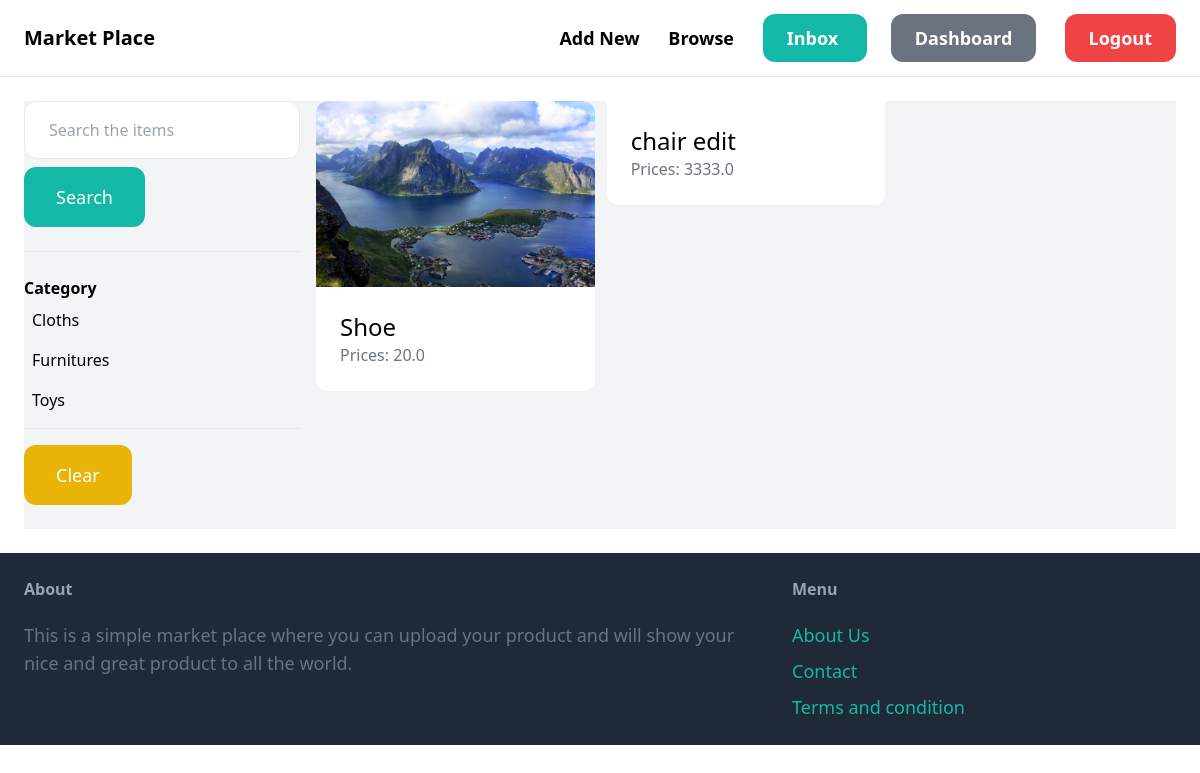
Screenshot of /item/items/ (signed in) with the database file from the repository.
### item/models.py (models this page shows, shortened)
class Category(models.Model):
    name=models.CharField(max_length=200)
    class Meta:
        ordering=('name', )
        verbose_name_plural='Categories'

class Item(models.Model):
    category=models.ForeignKey(Category, related_name='items', on_delete=models.CASCADE)
    name =models.CharField(max_length=200)
    description=models.TextField(max_length=255)
    price=models.FloatField()
    image=models.ImageField(upload_to='items_image', blank=True, null=True)
    is_sold=models.BooleanField(default=False)
    created_by= models.ForeignKey(User, related_name='items', on_delete=models.CASCADE)
    created_at=models.DateTimeField(auto_now_add=True)

### item/views.py (the view)
# urls.py: path("items/", views.items, name='items')
@login_required
def items(request):
    query= request.GET.get('query', '')
    category_id=request.GET.get('category', 0)
    categories=Category.objects.all()
    items=Item.objects.filter(is_sold=False)
    if category_id:
        items=items.filter(category_id=category_id)
    if query:
        items=items.filter (Q(name__icontains=query))
    return render (request, 'item/items.html', {
        'items':items,
        'query':query,
        'categories':categories,
        'category_id':int(category_id)
    })

### item/templates/item/items.html (shortened to what this page needs)
{% extends 'core/base.html' %}
{% block content %}
<div class="pb-6 grid grid-cols-4 gap-4 bg-gray-100">
    <div class="col-span-1">
        <form   action="{% url 'item:items' %}" >
            <input name="query" type="text" class="w-full py-4 px-6 border rounded-xl" value="{{query}}" placeholder="Search the items">
            <button class="mt-2 py-4 px-8 text-lg bg-teal-500 text-white rounded-xl">Search</button>
        </form>
        <hr class="my-6">
        <p class="font-semibold">Category</p>
        <ul>
            {% for category in categories %}
            <li class="py-2 px-2 rounded-xl {% if category.id == category_id %} bg-gray-200 {% endif %}">
                <a href="{% url 'item:items' %}?query={{query}}&category={{category.id}}">{{category.name}}</a>
            </li>
            {% endfor %}
        </ul>
        <hr class="my-2">
        <ul>
            <li><a href="{% url 'item:items' %}" class="mt-2 py-4 px-8 inline-block bg-yellow-500 text-lg rounded-xl text-white ">Clear</a></li>
        </ul>
    </div>
    <div class="col-span-3">
        <div class="grid grid-cols-3 gap-3">
            {% for item in items %}
                <div>
                    <a href="{% url 'item:details' item.id %}">
                        <div>
                            <img src="{{item.image.url }}" class="rounded-t-xl" alt="">
                        </div>
                        <div class="p-6 bg-white rounded-b-xl">
                            <h2 class="text-2xl">{{item.name}}</h2>
                            <p class="text-gray-500">Prices: {{item.price}}</p>
                        </div>
                    </a>
                </div>
            {% endfor %}
        </div>
    </div>
</div>
{% endblock %}

### rows the page displays
Category: name "Cloths"
Category: name "Furnitures"
Category: name "Toys"
Item: image (picture), name "Shoe", price "20.0"
Item: name "chair edit", price "3333.0"
